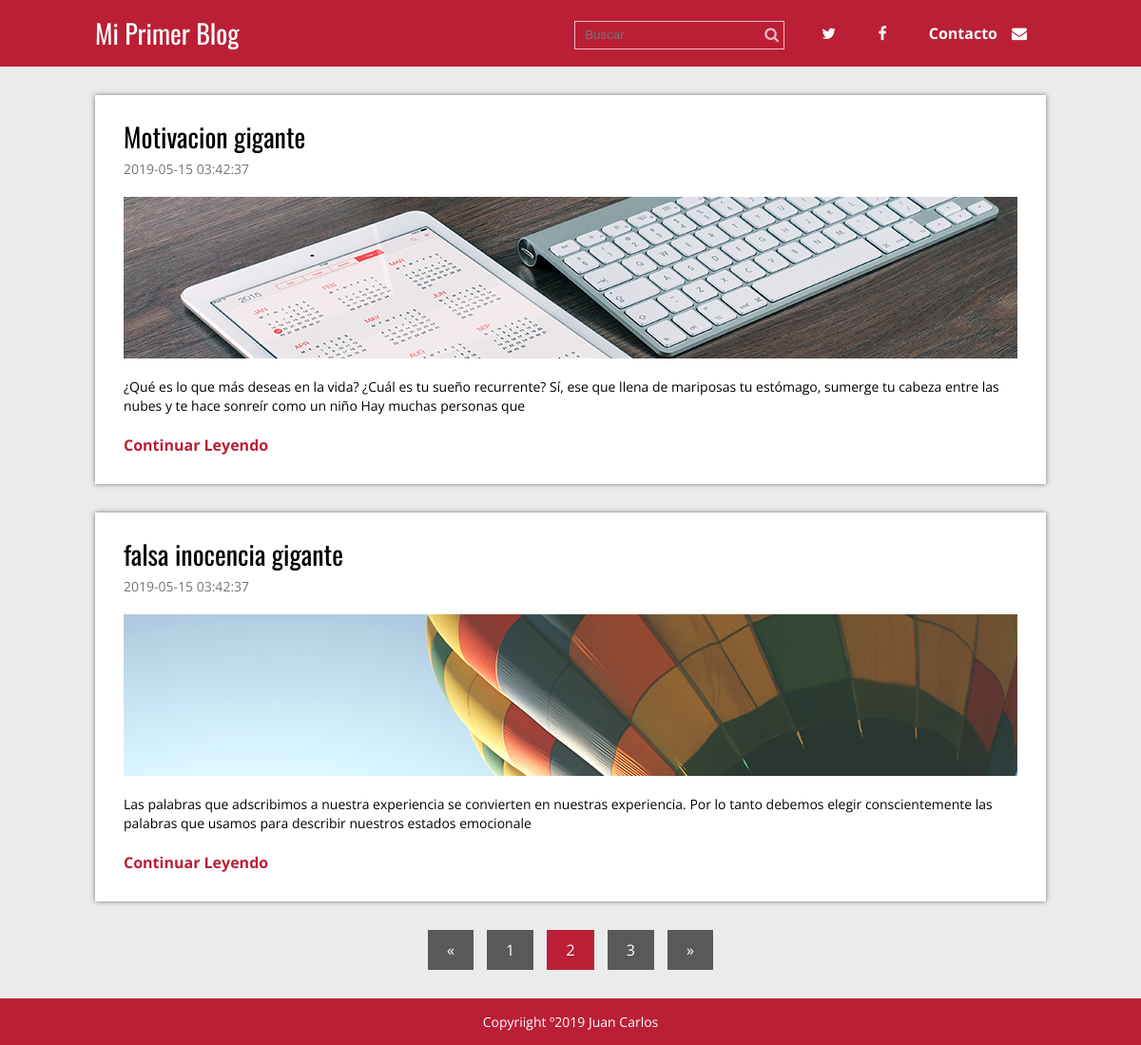
Page /index.php?p=2 on the committed database.
### tables this page shows
CREATE TABLE `blog` (
  `id` int(11) NOT NULL,
  `titulo` varchar(200) NOT NULL,
  `extracto` varchar(200) NOT NULL,
  `fecha` timestamp NOT NULL DEFAULT CURRENT_TIMESTAMP,
  `texto` text NOT NULL,
  `thumb` varchar(50) NOT NULL
);

### index.php (called while the page is built, shortened)
<?php
require'admin/config.php';
require 'functions.php';
$conexion = conexion($bd_config);
$posts=obtener_post($blog_config['post_por_pagina'],$conexion);
require 'views/index.view.php';
?>

### admin/config.php (called while the page is built, shortened)
<?php
$blog_config = array(
	'post_por_pagina'=>'2',
	'carpeta_imagenes'=>'imagenes/'
);
?>

### functions.php (called while the page is built, shortened)
<?php
function pagina_actual(){
	return isset($_GET['p']) ? (int)$_GET['p'] : 1;
}
function obtener_post($post_por_pagina,$conexion){
	$inicio=(pagina_actual() >  1) ?  pagina_actual()* $post_por_pagina - $post_por_pagina : 0;
	$sentencia=$conexion -> prepare("SELECT SQL_CALC_FOUND_ROWS * FROM blog LIMIT  $inicio,$post_por_pagina");
	$sentencia->execute();
	return $sentencia->fetchAll();
}
?>

### views/index.view.php (the view)
<?php require 'header.php';?>
<div class="contenedor">
	<?php  foreach($posts as $post):?>
	<div class="post">
		<article>
			<h2 class="titulo"><a href="single.php?id=<?php echo $post['id'];?>"><?php echo $post['titulo'];?></a></h2>
			<p class="fecha"><?php echo $post['fecha'];?></p>
			<div class="thumb">
				<a href="single.php?id=<?php echo $post['id'];?>">
					<img src="<?php echo RUTA;?>/imagenes/<?php echo $post['thumb'];?>" alt="">
				</a>
			</div>
			<p class="extracto"><?php echo $post['extracto'];?></p>
			<a href="single.php?id=<?php echo $post['id'];?>" class="continuar">Continuar Leyendo</a>
		</article>
	</div>
     <?php endforeach;?>
 	<?php require 'paginacion.php'?>
</div>
<?php require 'footer.php'?>

### css/estilos.css (style rules this page uses)
* { margin: 0; padding: 0; -webkit-box-sizing: border-box; -moz-box-sizing: border-box; box-sizing: border-box; }
body { font-size: 16px; font-family: 'Open Sans', sans-serif; background: #ebebeb; }
h1, h2, h3, h4, h5, h6 { font-family: "Oswald", Arial, Sans-serif; font-weight: normal; }
a { text-decoration: none; color:#BB1F35; }
.contenedor { max-width: 1000px; width: 90%; margin: auto; }
.post { width: 100%; background: #fff; box-shadow: 0px 0px 5px rgba(0,0,0, .5); margin-bottom: 30px; padding: 30px; }
.post article .titulo { font-family: "Oswald", Arial, Sans-serif; font-size: 28px; font-weight: normal; line-height: 28px; margin-bottom: 10px; }
.post article .titulo a { color:#000; }
.post article .fecha { color:#747474; font-size: 14px; margin-bottom: 20px; }
.post article .thumb { margin-bottom: 20px; }
.post article .thumb img { vertical-align: top; width: 100%; }
.post article .extracto { font-size: 14px; line-height: 20px; margin-bottom: 20px; }
.post article .continuar { color:#BB1F35; font-weight: bold; }

### rows in the picture
blog: titulo "Motivacion gigante", fecha "2019-05-15 03:42:37", thumb (picture), extracto "¿Qué es lo que más deseas en la vida? ¿Cuál es tu sueño recurrente? Sí, ese que llena de mariposas tu estómago, sumerge tu cabeza entre las nubes y te hace sonreír como un niño Hay muchas personas que"
blog: titulo "falsa inocencia gigante", fecha "2019-05-15 03:42:37", thumb (picture), extracto "Las palabras que adscribimos a nuestra experiencia se convierten en nuestras experiencia. Por lo tanto debemos elegir conscientemente las palabras que usamos para describir nuestros estados emocionale"
